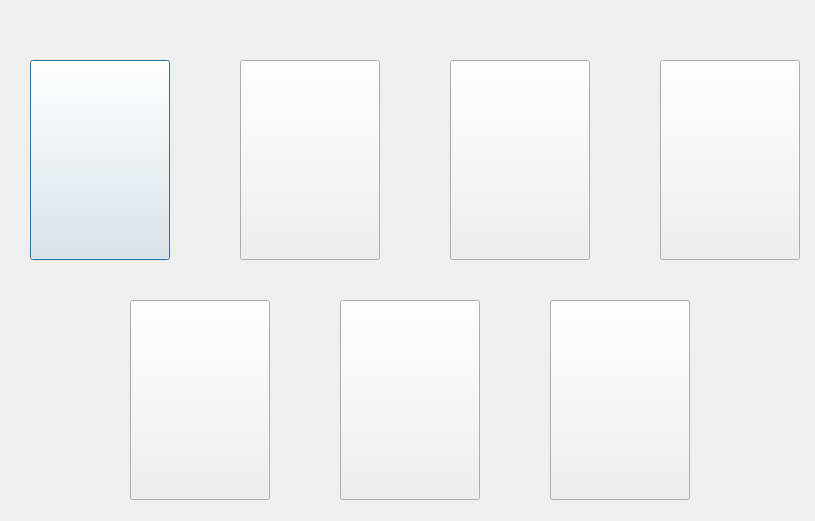
<?xml version="1.0" encoding="UTF-8"?>
<ui version="4.0">
 <class>SelezionaFormaVolto</class>
 <widget class="QDialog" name="SelezionaFormaVolto">
  <property name="geometry">
   <rect>
    <x>0</x>
    <y>0</y>
    <width>815</width>
    <height>521</height>
   </rect>
  </property>
  <property name="windowTitle">
   <string>Dialog</string>
  </property>
  <widget class="QPushButton" name="pushButtonOvale">
   <property name="geometry">
    <rect>
     <x>30</x>
     <y>60</y>
     <width>140</width>
     <height>200</height>
    </rect>
   </property>
   <property name="text">
    <string/>
   </property>
  </widget>
  <widget class="QPushButton" name="pushButtonRotondo">
   <property name="geometry">
    <rect>
     <x>240</x>
     <y>60</y>
     <width>140</width>
     <height>200</height>
    </rect>
   </property>
   <property name="text">
    <string/>
   </property>
  </widget>
  <widget class="QPushButton" name="pushButtonQuadrato">
   <property name="geometry">
    <rect>
     <x>450</x>
     <y>60</y>
     <width>140</width>
     <height>200</height>
    </rect>
   </property>
   <property name="text">
    <string/>
   </property>
  </widget>
  <widget class="QPushButton" name="pushButtonDiamante">
   <property name="geometry">
    <rect>
     <x>660</x>
     <y>60</y>
     <width>140</width>
     <height>200</height>
    </rect>
   </property>
   <property name="text">
    <string/>
   </property>
  </widget>
  <widget class="QPushButton" name="pushButtonCuore">
   <property name="geometry">
    <rect>
     <x>130</x>
     <y>300</y>
     <width>140</width>
     <height>200</height>
    </rect>
   </property>
   <property name="text">
    <string/>
   </property>
  </widget>
  <widget class="QPushButton" name="pushButtonRettangolare">
   <property name="geometry">
    <rect>
     <x>340</x>
     <y>300</y>
     <width>140</width>
     <height>200</height>
    </rect>
   </property>
   <property name="text">
    <string/>
   </property>
  </widget>
  <widget class="QPushButton" name="pushButtonTriangolare">
   <property name="geometry">
    <rect>
     <x>550</x>
     <y>300</y>
     <width>140</width>
     <height>200</height>
    </rect>
   </property>
   <property name="text">
    <string/>
   </property>
  </widget>
 </widget>
 <resources/>
 <connections/>
</ui>
